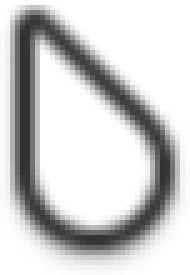
#> input picture assets/cursors/glib/rounded/arrow.png, 38 x 55 px (shown 5 times larger); its folder holds only this picture in this run
$ python -i cursor_packs.py   (imports and definitions only)
#> lines starting #> are read from the running program, lines starting #| are printed output that depends on the picture; after the words box and inside, x2 and y2 are one past the last pixel; in counts of white or black regions, pixels touching at a corner belong together
#> further down, picture is the input picture: PIL image 38x55 RGBA; mean R, G, B, A 94.3, 94.3, 94.3, 136.1
### checkers/paths.py
"""Централизованные пути проекта.

Позволяют запускать игру из любой рабочей директории:
все ресурсы ищутся относительно корня проекта (или каталога исполняемого
файла в собранном PyInstaller-приложении), а не текущего каталога.
"""
import sys
from pathlib import Path


def _project_root() -> Path:
    '''Определить корень проекта для обычного и собранного запуска'''
    if getattr(sys, 'frozen', False):
        # Собранный PyInstaller: ресурсы лежат рядом с исполняемым файлом
        return Path(sys.executable).resolve().parent
    # Обычный запуск: корень — директория, содержащая пакет checkers/
    return Path(__file__).resolve().parent.parent


# Корень проекта
PROJECT_ROOT = _project_root()

# Каталоги и файлы ресурсов
ASSETS_DIR = PROJECT_ROOT / 'assets'
CONFIG_PATH = PROJECT_ROOT / 'config.json'
ICON_PATH = PROJECT_ROOT / 'icon.png'
ICON_ICO_PATH = PROJECT_ROOT / 'icon.ico'


def asset_path(name: str) -> Path:
    '''Путь к файлу в каталоге assets'''
    return ASSETS_DIR / name

### checkers/cursor_packs.py
"""Наборы курсоров из assets/cursors.

Каждый набор — папка с PNG (arrow/hand/wait) и meta.json, где записаны
hotspot и исходный размер. Файлы готовит tools/build_cursor_packs.py из
архивов .cur/.ani, поэтому игра не парсит бинарные форматы Windows.

Изображения кэшируются по (набор, вид, цвет, высота): при движении мыши
курсор перерисовывается часто, а ресайз — самая дорогая операция.
"""
import json
from dataclasses import dataclass
from pathlib import Path

from PIL import Image

from checkers.paths import ASSETS_DIR

CURSOR_PACKS_DIR = ASSETS_DIR / 'cursors'

# Цвет "как в наборе" — не перекрашивать
NATIVE_COLOR = 'native'

_IMAGE_CACHE = {}
# Размер меняется при масштабировании окна, поэтому кэш ограничиваем
MAX_CACHE_ENTRIES = 96


@dataclass(frozen=True)
class CursorPack:
    '''Набор курсоров: ключ, название, источник и файлы по видам'''

    key: str
    name: str
    source: str
    folder: Path
    kinds: dict

    # [33 lines left out: functions family, _read_pack, list_packs, pack_by_key, not called in this run]


def _solid_levels(image: Image.Image) -> list:
    '''Яркости непрозрачных пикселей'''
    alpha = image.getchannel('A')
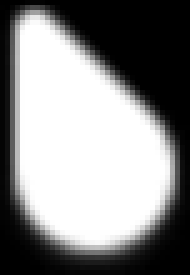
#> alpha: PIL image 38x55 L (shown 5 times larger); min 0, max 255, mean 136.1
    gray = image.convert('L')
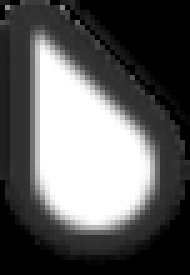
#> gray: PIL image 38x55 L (shown 5 times larger); min 0, max 255, mean 94.3
    solid = alpha.point(lambda level: 255 if level > 200 else 0)
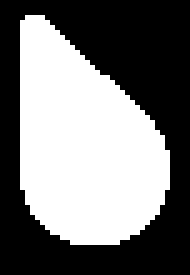
#> solid: PIL image 38x55 L (shown 5 times larger); 46.7% white; 1 white region, box (x1, y1, x2, y2) and area: (4, 3, 34, 49) 976
    histogram = gray.histogram(mask=solid)
#> histogram = 256 values, max 412 at index 255, min 0 at index 0, mean 3.81
    return [level for level, count in enumerate(histogram) for _ in range(count)]


# [76 lines left out: functions _tint, load_image, render, not called in this run]

>>> from PIL import Image
>>> picture = Image.open('../assets/cursors/glib/rounded/arrow.png')
>>> result = _solid_levels(picture)
#> result = 976 values from 44 to 255
